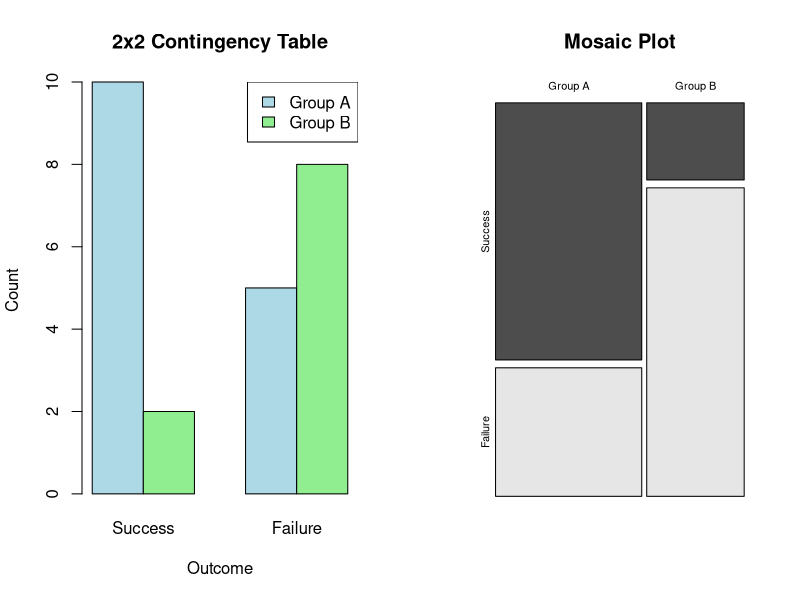

Recreate this plot in R.
#  Lab 17: Perform Fisher's Exact Test on 2×2 Contingency Tables
 # Create a 2x2 contingency table
 data <- matrix(c(10, 5, 2, 8), nrow = 2, byrow = TRUE)
 rownames(data) <- c("Group A", "Group B")
 colnames(data) <- c("Success", "Failure")
 # Perform Fisher's exact test
 fisher_test_result <- fisher.test(data)
 # Output
 print(data)
 print(fisher_test_result)
 # Graphical Output
 par(mfrow = c(1, 2))
# Barplot of the contingency table
 barplot(data, beside = TRUE, col = c("lightblue", "lightgreen"), main = "2x2 Contingency Table", xlab = "Outcome", ylab = "Count")
 legend("topright", legend = rownames(data), fill = c("lightblue", "lightgreen"))
 # Mosaic plot
 mosaicplot(data, main = "Mosaic Plot", color = TRUE)